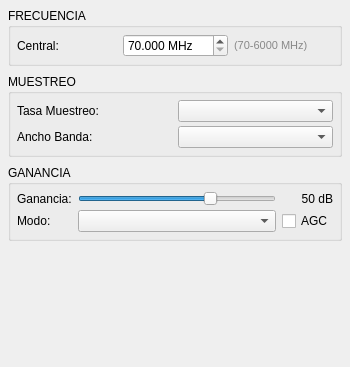
<?xml version="1.0" encoding="UTF-8"?>
<ui version="4.0">
 <class>DockWidget</class>
 <widget class="QDockWidget" name="DockWidget">
  <property name="geometry">
   <rect>
    <x>0</x>
    <y>0</y>
    <width>350</width>
    <height>367</height>
   </rect>
  </property>
  <property name="windowTitle">
   <string>CONFIGURACIÓN RF</string>
  </property>
  <widget class="QWidget" name="dockWidgetContents">
   <layout class="QVBoxLayout" name="verticalLayout_main">
    <property name="spacing">
     <number>8</number>
    </property>
    <property name="leftMargin">
     <number>8</number>
    </property>
    <property name="topMargin">
     <number>8</number>
    </property>
    <property name="rightMargin">
     <number>8</number>
    </property>
    <property name="bottomMargin">
     <number>8</number>
    </property>
    <item>
     <widget class="QGroupBox" name="groupBox_frequency">
      <property name="title">
       <string>FRECUENCIA</string>
      </property>
      <layout class="QGridLayout" name="gridLayout_frequency">
       <property name="leftMargin">
        <number>6</number>
       </property>
       <property name="topMargin">
        <number>6</number>
       </property>
       <property name="rightMargin">
        <number>6</number>
       </property>
       <property name="bottomMargin">
        <number>6</number>
       </property>
       <property name="horizontalSpacing">
        <number>6</number>
       </property>
       <property name="verticalSpacing">
        <number>4</number>
       </property>
       <item row="0" column="0">
        <widget class="QLabel" name="label_frequency">
         <property name="text">
          <string>Central:</string>
         </property>
        </widget>
       </item>
       <item row="0" column="1">
        <widget class="QDoubleSpinBox" name="doubleSpinBox_freq">
         <property name="suffix">
          <string> MHz</string>
         </property>
         <property name="decimals">
          <number>3</number>
         </property>
         <property name="minimum">
          <double>70.000000000000000</double>
         </property>
         <property name="maximum">
          <double>6000.000000000000000</double>
         </property>
         <property name="singleStep">
          <double>0.100000000000000</double>
         </property>
        </widget>
       </item>
       <item row="0" column="2">
        <widget class="QLabel" name="label_freq_range">
         <property name="styleSheet">
          <string notr="true">color: #888888; font-size: 8pt;</string>
         </property>
         <property name="text">
          <string>(70-6000 MHz)</string>
         </property>
        </widget>
       </item>
      </layout>
     </widget>
    </item>
    <item>
     <widget class="QGroupBox" name="groupBox_sampling">
      <property name="title">
       <string>MUESTREO</string>
      </property>
      <layout class="QGridLayout" name="gridLayout_sampling">
       <property name="leftMargin">
        <number>6</number>
       </property>
       <property name="topMargin">
        <number>6</number>
       </property>
       <property name="rightMargin">
        <number>6</number>
       </property>
       <property name="bottomMargin">
        <number>6</number>
       </property>
       <property name="horizontalSpacing">
        <number>6</number>
       </property>
       <property name="verticalSpacing">
        <number>4</number>
       </property>
       <item row="0" column="0">
        <widget class="QLabel" name="label_sample_rate">
         <property name="text">
          <string>Tasa Muestreo:</string>
         </property>
        </widget>
       </item>
       <item row="0" column="1">
        <widget class="QComboBox" name="comboBox_sample_rate"/>
       </item>
       <item row="1" column="0">
        <widget class="QLabel" name="label_bandwidth">
         <property name="text">
          <string>Ancho Banda:</string>
         </property>
        </widget>
       </item>
       <item row="1" column="1">
        <widget class="QComboBox" name="comboBox_bandwidth"/>
       </item>
      </layout>
     </widget>
    </item>
    <item>
     <widget class="QGroupBox" name="groupBox_gain">
      <property name="title">
       <string>GANANCIA</string>
      </property>
      <layout class="QGridLayout" name="gridLayout_gain">
       <property name="leftMargin">
        <number>6</number>
       </property>
       <property name="topMargin">
        <number>6</number>
       </property>
       <property name="rightMargin">
        <number>6</number>
       </property>
       <property name="bottomMargin">
        <number>6</number>
       </property>
       <property name="horizontalSpacing">
        <number>6</number>
       </property>
       <property name="verticalSpacing">
        <number>4</number>
       </property>
       <item row="1" column="0">
        <widget class="QLabel" name="label_gain_mode">
         <property name="text">
          <string>Modo:</string>
         </property>
        </widget>
       </item>
       <item row="0" column="1">
        <widget class="QSlider" name="horizontalSlider_gain">
         <property name="minimum">
          <number>0</number>
         </property>
         <property name="maximum">
          <number>73</number>
         </property>
         <property name="value">
          <number>50</number>
         </property>
         <property name="orientation">
          <enum>Qt::Horizontal</enum>
         </property>
        </widget>
       </item>
       <item row="1" column="1">
        <widget class="QComboBox" name="comboBox_gain_mode"/>
       </item>
       <item row="0" column="0">
        <widget class="QLabel" name="label_gain">
         <property name="text">
          <string>Ganancia:</string>
         </property>
        </widget>
       </item>
       <item row="0" column="2">
        <widget class="QLabel" name="label_gain_value">
         <property name="minimumSize">
          <size>
           <width>40</width>
           <height>0</height>
          </size>
         </property>
         <property name="text">
          <string>50 dB</string>
         </property>
         <property name="alignment">
          <set>Qt::AlignRight|Qt::AlignTrailing|Qt::AlignVCenter</set>
         </property>
        </widget>
       </item>
       <item row="1" column="2">
        <widget class="QCheckBox" name="checkBox_agc">
         <property name="text">
          <string>AGC</string>
         </property>
        </widget>
       </item>
      </layout>
     </widget>
    </item>
    <item>
     <spacer name="verticalSpacer">
      <property name="orientation">
       <enum>Qt::Vertical</enum>
      </property>
      <property name="sizeHint" stdset="0">
       <size>
        <width>20</width>
        <height>20</height>
       </size>
      </property>
     </spacer>
    </item>
   </layout>
  </widget>
 </widget>
 <tabstops>
  <tabstop>doubleSpinBox_freq</tabstop>
  <tabstop>comboBox_sample_rate</tabstop>
  <tabstop>comboBox_bandwidth</tabstop>
  <tabstop>horizontalSlider_gain</tabstop>
  <tabstop>comboBox_gain_mode</tabstop>
  <tabstop>checkBox_agc</tabstop>
 </tabstops>
 <resources/>
 <connections/>
</ui>
